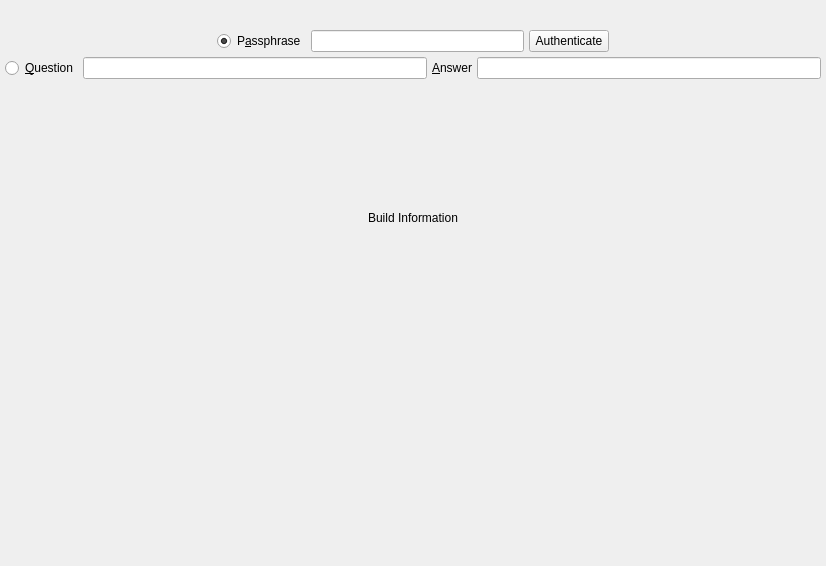
          <widget class="QWidget" name="scrollAreaWidgetContents_11">
           <property name="geometry">
            <rect>
             <x>0</x>
             <y>0</y>
             <width>826</width>
             <height>566</height>
            </rect>
           </property>
           <layout class="QVBoxLayout" name="verticalLayout_59">
            <property name="spacing">
             <number>5</number>
            </property>
            <property name="leftMargin">
             <number>5</number>
            </property>
            <property name="topMargin">
             <number>5</number>
            </property>
            <property name="rightMargin">
             <number>5</number>
            </property>
            <property name="bottomMargin">
             <number>5</number>
            </property>
            <item>
             <layout class="QVBoxLayout" name="verticalLayout_5">
              <property name="spacing">
               <number>5</number>
              </property>
              <item>
               <layout class="QHBoxLayout" name="horizontalLayout_32">
                <property name="spacing">
                 <number>5</number>
                </property>
                <item>
                 <spacer name="horizontalSpacer_35">
                  <property name="orientation">
                   <enum>Qt::Horizontal</enum>
                  </property>
                  <property name="sizeHint" stdset="0">
                   <size>
                    <width>40</width>
                    <height>20</height>
                   </size>
                  </property>
                 </spacer>
                </item>
                <item>
                 <widget class="QLabel" name="logo">
                  <property name="text">
                   <string/>
                  </property>
                  <property name="alignment">
                   <set>Qt::AlignCenter</set>
                  </property>
                 </widget>
                </item>
                <item>
                 <spacer name="horizontalSpacer_34">
                  <property name="orientation">
                   <enum>Qt::Horizontal</enum>
                  </property>
                  <property name="sizeHint" stdset="0">
                   <size>
                    <width>40</width>
                    <height>20</height>
                   </size>
                  </property>
                 </spacer>
                </item>
               </layout>
              </item>
              <item>
               <layout class="QHBoxLayout" name="horizontalLayout_13">
                <property name="spacing">
                 <number>5</number>
                </property>
                <item>
                 <spacer name="horizontalSpacer_6">
                  <property name="orientation">
                   <enum>Qt::Horizontal</enum>
                  </property>
                  <property name="sizeHint" stdset="0">
                   <size>
                    <width>40</width>
                    <height>20</height>
                   </size>
                  </property>
                 </spacer>
                </item>
                <item>
                 <widget class="QRadioButton" name="passphrase_rb_authenticate">
                  <property name="sizePolicy">
                   <sizepolicy hsizetype="Minimum" vsizetype="Preferred">
                    <horstretch>0</horstretch>
                    <verstretch>0</verstretch>
                   </sizepolicy>
                  </property>
                  <property name="text">
                   <string>P&amp;assphrase</string>
                  </property>
                  <property name="checked">
                   <bool>true</bool>
                  </property>
                 </widget>
                </item>
                <item>
                 <widget class="spoton_lineedit" name="passphrase">
                  <property name="echoMode">
                   <enum>QLineEdit::Password</enum>
                  </property>
                 </widget>
                </item>
                <item>
                 <widget class="QPushButton" name="passphraseButton">
                  <property name="text">
                   <string>Authenticate</string>
                  </property>
                 </widget>
                </item>
                <item>
                 <spacer name="horizontalSpacer_9">
                  <property name="orientation">
                   <enum>Qt::Horizontal</enum>
                  </property>
                  <property name="sizeHint" stdset="0">
                   <size>
                    <width>40</width>
                    <height>20</height>
                   </size>
                  </property>
                 </spacer>
                </item>
               </layout>
              </item>
              <item>
               <layout class="QHBoxLayout" name="horizontalLayout_84">
                <property name="spacing">
                 <number>5</number>
                </property>
                <item>
                 <widget class="QRadioButton" name="question_rb_authenticate">
                  <property name="sizePolicy">
                   <sizepolicy hsizetype="Minimum" vsizetype="Preferred">
                    <horstretch>0</horstretch>
                    <verstretch>0</verstretch>
                   </sizepolicy>
                  </property>
                  <property name="text">
                   <string>&amp;Question</string>
                  </property>
                 </widget>
                </item>
                <item>
                 <widget class="spoton_lineedit" name="question_authenticate"/>
                </item>
                <item>
                 <widget class="QLabel" name="label_100">
                  <property name="text">
                   <string>&amp;Answer</string>
                  </property>
                  <property name="buddy">
                   <cstring>answer_authenticate</cstring>
                  </property>
                 </widget>
                </item>
                <item>
                 <widget class="spoton_lineedit" name="answer_authenticate"/>
                </item>
               </layout>
              </item>
              <item>
               <widget class="QLabel" name="version">
                <property name="textFormat">
                 <enum>Qt::AutoText</enum>
                </property>
                <property name="alignment">
                 <set>Qt::AlignCenter</set>
                </property>
                <property name="openExternalLinks">
                 <bool>true</bool>
                </property>
               </widget>
              </item>
              <item>
               <widget class="QLabel" name="buildInformation">
                <property name="sizePolicy">
                 <sizepolicy hsizetype="Preferred" vsizetype="Expanding">
                  <horstretch>0</horstretch>
                  <verstretch>0</verstretch>
                 </sizepolicy>
                </property>
                <property name="text">
                 <string>Build Information</string>
                </property>
                <property name="alignment">
                 <set>Qt::AlignCenter</set>
                </property>
               </widget>
              </item>
              <item>
               <spacer name="verticalSpacer_2">
                <property name="orientation">
                 <enum>Qt::Vertical</enum>
                </property>
                <property name="sizeHint" stdset="0">
                 <size>
                  <width>20</width>
                  <height>40</height>
                 </size>
                </property>
               </spacer>
              </item>
             </layout>
            </item>
           </layout>
          </widget>
